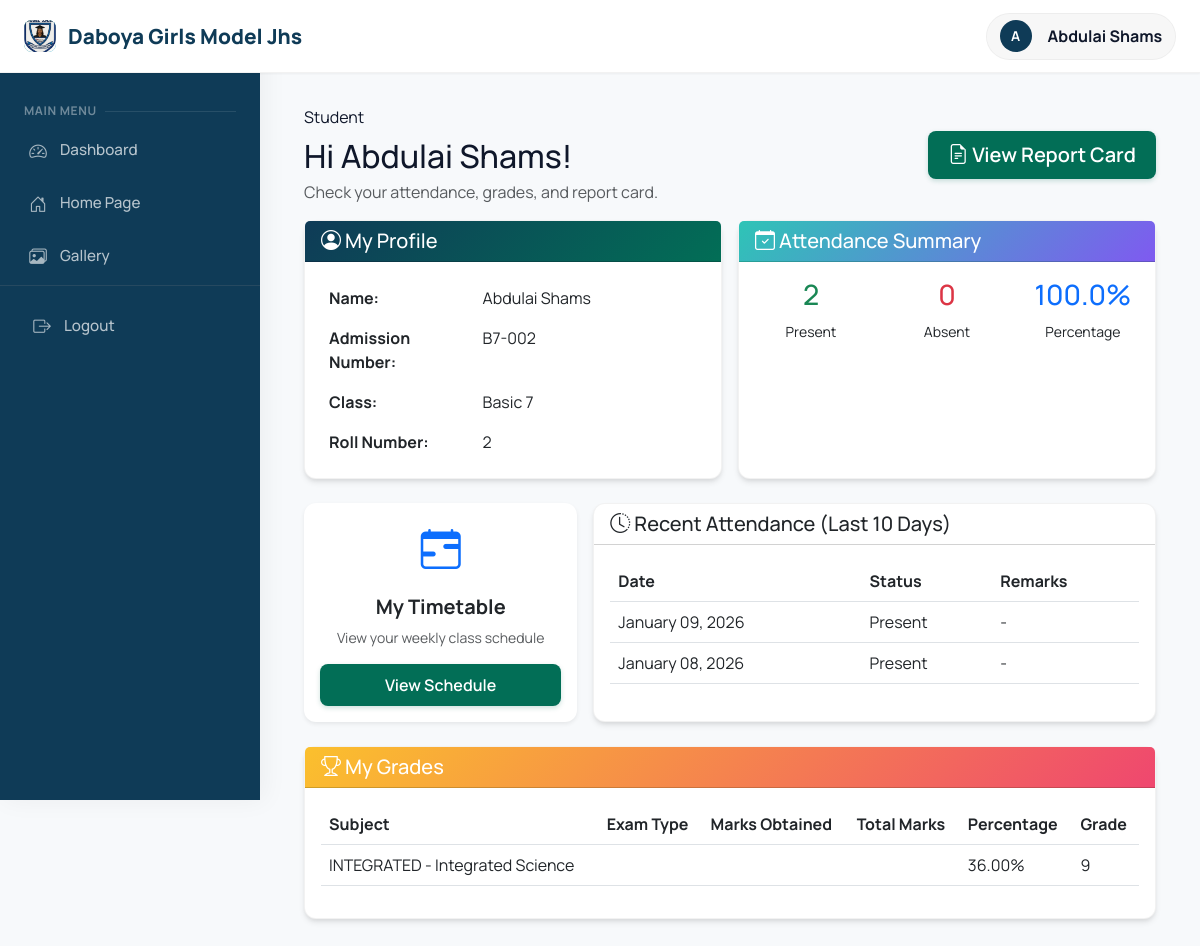
The page /students/dashboard/ (signed in) on the database as committed earlier.
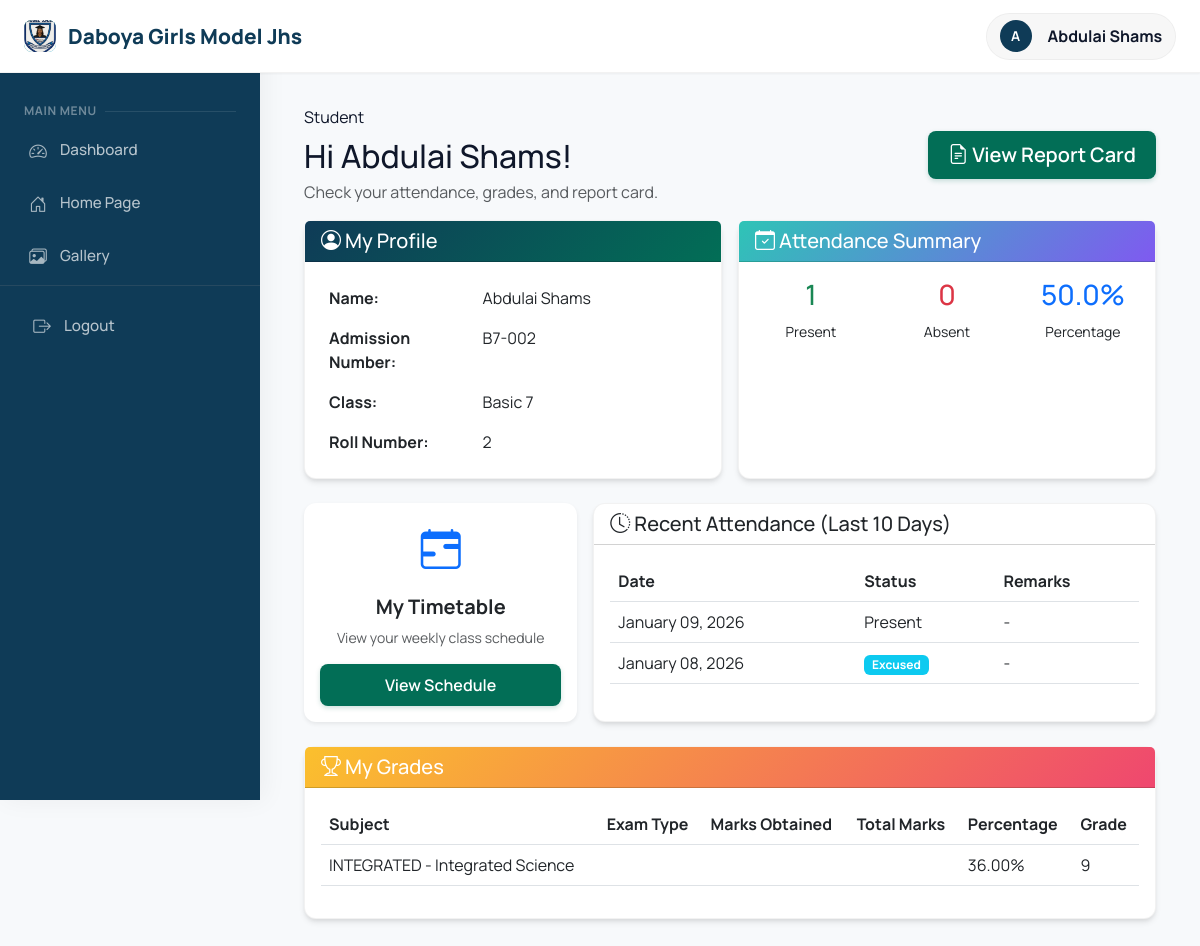
The same page on the database as committed later.
### students/models.py (models this page shows, shortened)
class Attendance(models.Model):
    STATUS_CHOICES = (
        ('present', 'Present'),
        ('absent', 'Absent'),
        ('late', 'Late'),
        ('excused', 'Excused'),
    )
    student = models.ForeignKey(Student, on_delete=models.CASCADE)
    date = models.DateField()
    status = models.CharField(max_length=10, choices=STATUS_CHOICES)
    remarks = models.TextField(blank=True)
    marked_by = models.ForeignKey(User, on_delete=models.SET_NULL, null=True)
    class Meta:
        unique_together = ['student', 'date']
        ordering = ['-date']

### students/views.py (the view)
# urls.py: path('dashboard/', views.student_dashboard_view, name='student_dashboard'),
@login_required
def student_dashboard_view(request):
    if request.user.user_type != 'student':
        messages.error(request, 'Access denied')
        return redirect('dashboard')
    try:
        student = Student.objects.get(user=request.user)
    except Student.DoesNotExist:
        messages.error(request, 'Student profile not found. Please contact administrator.')
        return redirect('login')
    recent_attendance = Attendance.objects.filter(
        student=student
    ).order_by('-date')[:10]
    total_attendance = Attendance.objects.filter(student=student).count()
    present_count = Attendance.objects.filter(student=student, status='present').count()
    absent_count = Attendance.objects.filter(student=student, status='absent').count()
    attendance_percentage = 0
    if total_attendance > 0:
        attendance_percentage = round((present_count / total_attendance) * 100, 2)
    attendance_stats = {
        'present': present_count,
        'absent': absent_count,
        'total': total_attendance,
        'percentage': attendance_percentage
    }
    grades = Grade.objects.filter(student=student).select_related('subject').order_by('-created_at')
    context = {
        'student': student,
        'recent_attendance': recent_attendance,
        'attendance_stats': attendance_stats,
        'grades': grades,
    }
    return render(request, 'dashboard/student_dashboard.html', context)

### academics/context_processors.py (called while the page is built)
def school_info(request):
    try:
        info = SchoolInfo.objects.first()
    except:
        info = None
    if not info:
        return {
            'school_name': "Daboya Girls Model JHS",
            'school_address': "P.O. Box 6, Daboya, North Gonja District",
            'school_motto': "Success, Our Concern",
        }
    return {
        'school_name': info.name,
        'school_address': info.address,
        'school_phone': info.phone,
        'school_email': info.email,
        'school_motto': info.motto,
        'school_logo': info.logo,
        'school_object': info
    }

### academics/models.py (called while the page is built)
    def __str__(self):
        return f"{self.name}"

    def __str__(self):
        return f"{self.code} - {self.name}"

### students/models.py (called while the page is built)
    def percentage(self):
        return float(self.total_score)

### templates/dashboard/student_dashboard.html (shortened to what the changed rows need)
{% extends 'base.html' %}
{% block content %}
<div class="container-fluid">
    <div class="d-flex align-items-center justify-content-between mb-3 flex-wrap gap-2">
        <div>
            <h2 class="page-title mb-1">Hi {{ student.user.get_full_name }}!</h2>
        </div>
    </div>
    <div class="row g-3 mb-4">
        <div class="col-md-6">
            <div class="card h-100">
                <div class="card-body">
                    <table class="table table-borderless mb-0">
                        <tr><th width="40%">Name:</th><td>{{ student.user.get_full_name }}</td></tr>
                        <tr><th>Admission Number:</th><td>{{ student.admission_number }}</td></tr>
                        <tr><th>Class:</th><td>{{ student.current_class }}</td></tr>
                        <tr><th>Roll Number:</th><td>{{ student.roll_number }}</td></tr>
                    </table>
                </div>
            </div>
        </div>
        <div class="col-md-6">
            <div class="card h-100">
                <div class="card-body">
                    <div class="row text-center">
                        <div class="col-4">
                            <h3 class="text-success">{{ attendance_stats.present }}</h3>
                            <small>Present</small>
                        </div>
                        <div class="col-4">
                            <h3 class="text-primary">{{ attendance_stats.percentage }}%</h3>
                            <small>Percentage</small>
                        </div>
                    </div>
                </div>
            </div>
        </div>
    </div>
    <div class="row g-3 mb-4">
        <div class="col-md-8">
            <div class="card h-100">
                <div class="card-body">
                    <div class="table-responsive">
                        <table class="table table-hover">
                            <thead>
                                <tr>
                                    <th>Date</th>
                                    <th>Status</th>
                                    <th>Remarks</th>
                                </tr>
                            </thead>
                            <tbody>
                                {% for att in recent_attendance %}
                                <tr>
                                    <td>{{ att.date|date:"F d, Y" }}</td>
                                    <td>
                                        {% if att.status == 'present' %}
                                            <span class="badge-soft">Present</span>
                                        {% elif att.status == 'absent' %}
                                            <span class="badge bg-danger">Absent</span>
                                        {% elif att.status == 'late' %}
                                            <span class="badge bg-warning">Late</span>
                                        {% else %}
                                            <span class="badge bg-info">Excused</span>
                                        {% endif %}
                                    </td>
                                    <td>{{ att.remarks|default:"-" }}</td>
                                </tr>
                                {% empty %}
                                <tr>
                                    <td colspan="3" class="text-center text-muted">No attendance records yet</td>
                                </tr>
                                {% endfor %}
                            </tbody>
                        </table>
                    </div>
                </div>
            </div>
        </div>
    </div>
    <div class="row g-3">
        <div class="col-md-12">
            <div class="card">
                <div class="card-body">
                    <div class="table-responsive">
                        <table class="table table-hover">
                            <thead>
                                <tr>
                                    <th>Subject</th>
                                    <th>Exam Type</th>
                                    <th>Marks Obtained</th>
                                    <th>Total Marks</th>
                                    <th>Percentage</th>
                                    <th>Grade</th>
                                </tr>
                            </thead>
                        </table>
                    </div>
                </div>
            </div>
        </div>
    </div>
</div>
{% endblock %}

Rows that differ between the two databases and show on the page:
changed Attendance "January 08, 2026": status "Present" → "Excused"
Other text that changed with them:
{{ attendance_stats.present }}: "2" → "1"
{{ attendance_stats.percentage }}: "100.0" → "50.0"
